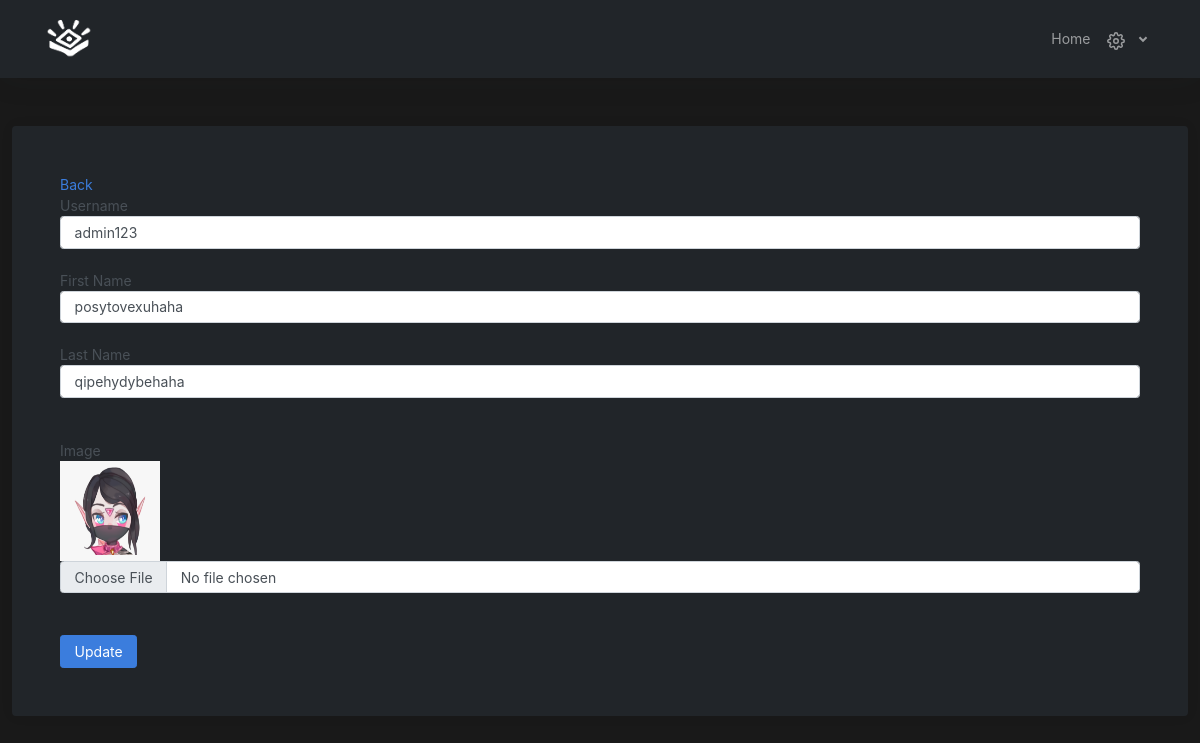
Page /Admin/edit-member.php?user_id=20221056 on the committed database.
### tables this page shows
CREATE TABLE `users` (
  `id` int(11) NOT NULL,
  `user_id` int(50) NOT NULL,
  `first_name` varchar(50) NOT NULL,
  `last_name` varchar(50) NOT NULL,
  `image` varchar(255) NOT NULL,
  `username` varchar(50) NOT NULL,
  `password` varchar(225) NOT NULL,
  `user_type` int(11) NOT NULL,
  `date_time_created` datetime NOT NULL,
  `date_time_updated` datetime NOT NULL
);

### Admin/edit-member.php (the view, shortened to what this page needs)
<?php
include('../connection.php');
?>
<!DOCTYPE html>
<html lang="en">
<head>
    <link href="https://cdn.jsdelivr.net/npm/bootstrap@5.0.2/dist/css/bootstrap.min.css" rel="stylesheet">
    <link rel="stylesheet" href="../src/css/app.css">
</head>
<body style="background: rgba(0, 0, 0, 0.9);">
    <nav class="navbar navbar-expand navbar-dark bg-dark">
        <div class="navbar-collapse collapse">
            <a href="index.php" class="navbar-brand p-0 px-lg-4 px-sm-0">
                <img src="../src/img/photos/soul_inc.png" alt="" height="50">
            </a>
            <ul class="navbar-nav navbar-align px-lg-4 px-sm-0">
                <li class="nav-item">
                    <a href="index.php" class="nav-link">Home</a>
                </li>
                <li class="nav-item dropdown">
                    <a class="nav-link dropdown-toggle d-none d-sm-inline-block" href="#" data-bs-toggle="dropdown">
                    </a>
                </li>
			</ul>
		</div>
	</nav>
    <div class="container">
    <?php
        if(isset($_GET['user_id'])){
            $user_id = $_GET['user_id'];
            $sql = "SELECT * FROM users WHERE user_id = '$user_id'";
            $run = mysqli_query($conn,$sql);
            if(mysqli_num_rows($run) > 0){
                foreach($run as $row){
                    ?>
                    <div class="card mt-5 bg-dark p-5">
                        <a href="index.php">Back</a>
                        <form action="" method="POST" enctype="multipart/form-data">
                            <label for="">Username</label>
                            <br>
                            <input type="text" class="form-control" name="username" value="<?php echo $row['username']?>">
                            <br>
                            <label for="">First Name</label>
                            <br>
                            <input type="text" class="form-control" name="first_name" value="<?php echo $row ['first_name']?>">
                            <br>
                            <label for="">Last Name</label>
                            <br>
                            <input type="text" class="form-control" name="last_name" value="<?php echo $row ['last_name']?>">
                            <br><br>
                            <label for="">Image</label>
                            <br>
                            <img src="<?php echo "../users/uploads/". $row ['image']?>" alt="image" width="100px" height="100px">
                            <input type="file" name="image" class="form-control">
                            <br>
                            <br>
                            <input type="submit" name="update" class="btn btn-primary" value="Update">
                        </form>
                    </div>
                    <?php
                }
            }
        }
    ?>
    </div>
</body>
</html>

### rows in the picture
users: username "admin123", first_name "posytovexuhaha", last_name "qipehydybehaha", image (picture)
